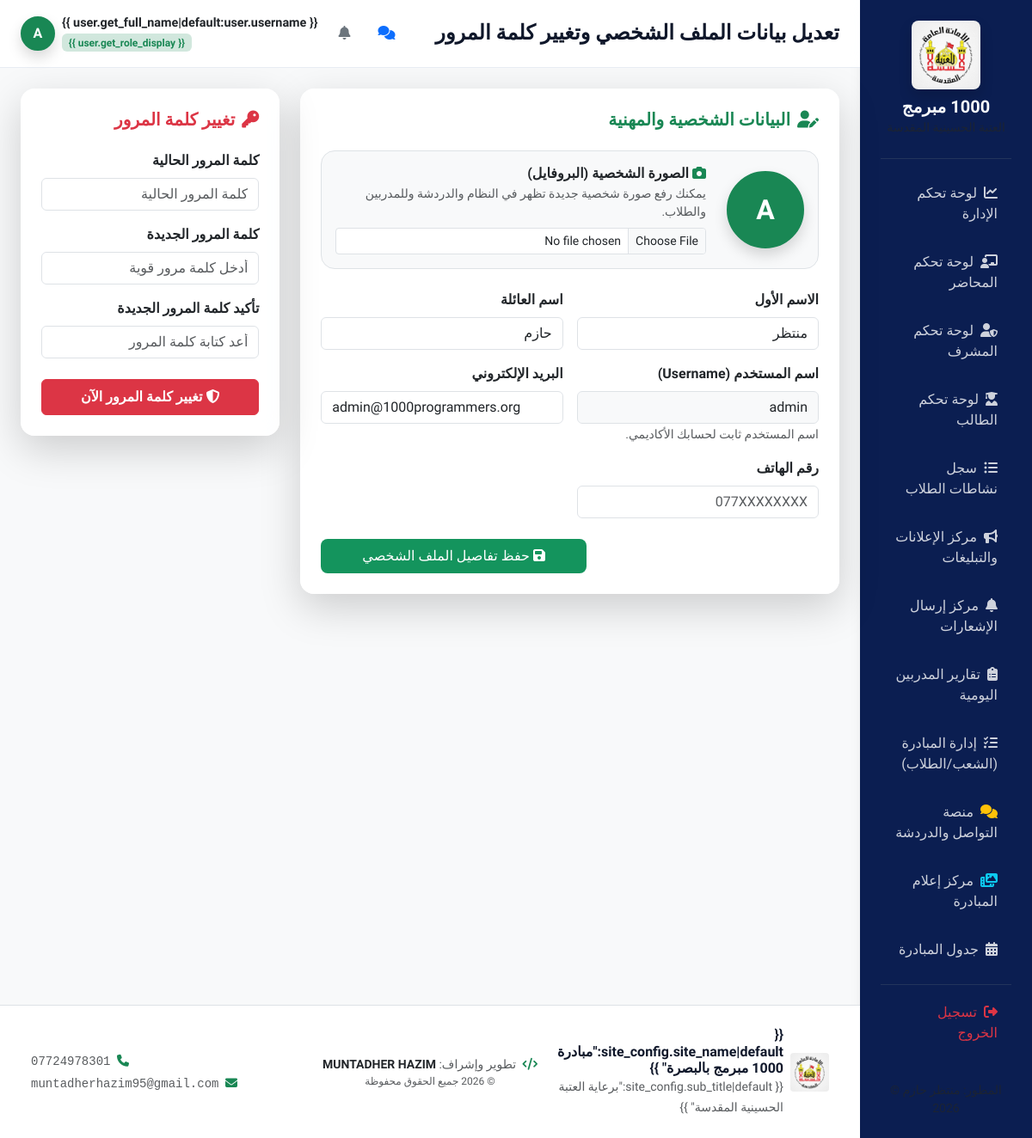
The page /profile/edit/ (signed in) on the database as committed earlier.
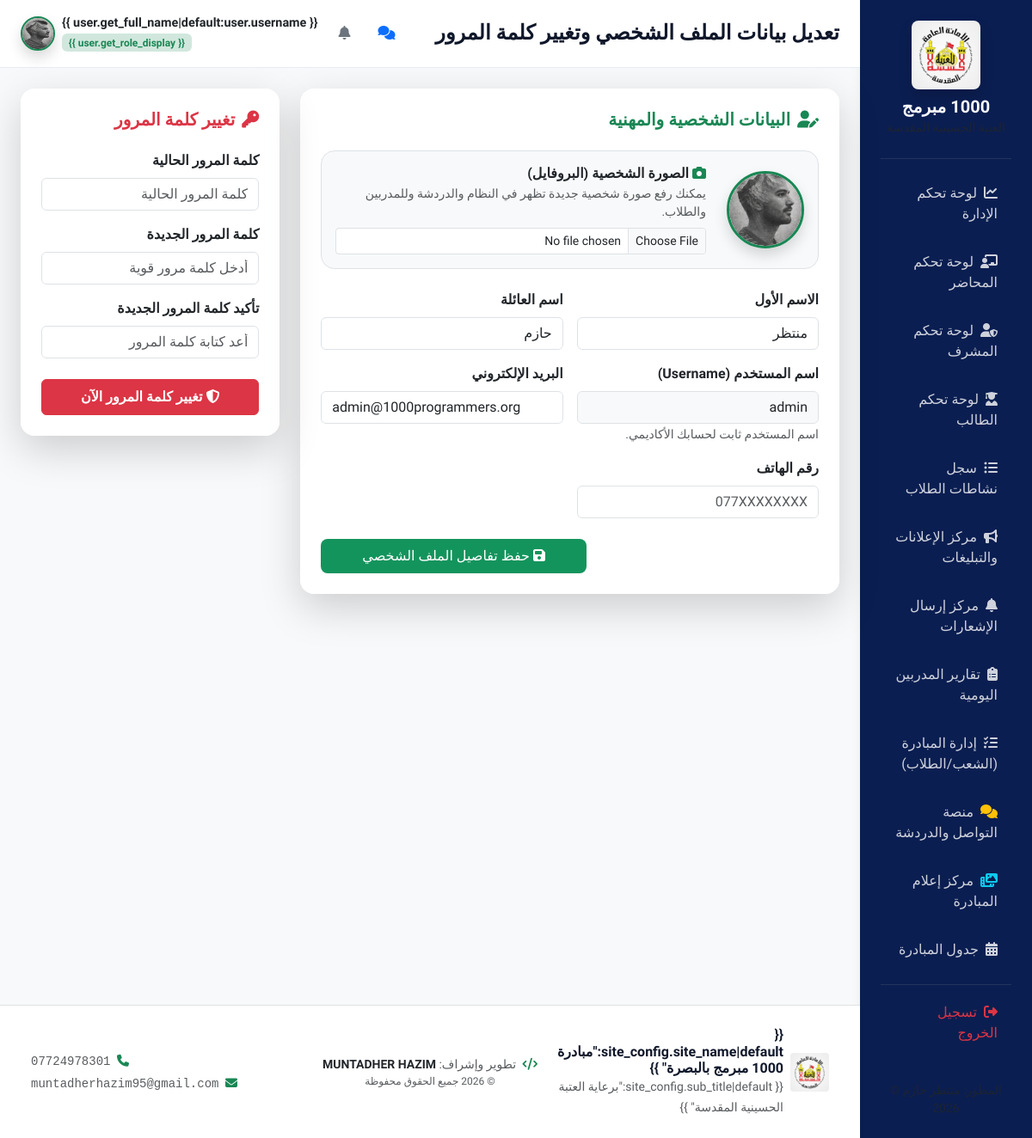
The same page on the database as committed later.
### apps/users/models.py (models this page shows, shortened)
class CustomUser(AbstractUser):
    class Role(models.TextChoices):
        SUPER_ADMIN = 'super_admin', 'مسؤول النظام (Super Admin)'
        DIRECTOR = 'director', 'مدير المبادرة'
        TRAINING_OFFICER = 'training_officer', 'مسؤول التدريب'
        SUPERVISOR = 'supervisor', 'المشرف'
        LECTURER = 'lecturer', 'المحاضر'
        TRAINEE = 'trainee', 'المتدرب'
        VISITOR = 'visitor', 'الزائر'
    role = models.CharField(
        max_length=20,
        choices=Role.choices,
        default=Role.VISITOR,
        verbose_name="الدور الوظيفي"
    )
    phone_number = models.CharField(max_length=15, blank=True, null=True, verbose_name="رقم الهاتف")
    national_id = models.CharField(max_length=20, blank=True, null=True, verbose_name="الرقم الوطني")
    avatar = models.ImageField(upload_to='avatars/', blank=True, null=True, verbose_name="الصورة الشخصية")
    gender = models.CharField(
        max_length=10,
        choices=[('male', 'ذكر'), ('female', 'أنثى')],
        default='male',
        verbose_name="الجنس"
    )
    class Meta:
        verbose_name = "المستخدم"
        verbose_name_plural = "المستخدمون"

### apps/portal/views.py (the view, shortened to what this page needs)
# urls.py: path('profile/edit/', views.edit_profile_view, name='edit_profile'),
@login_required
def edit_profile_view(request):
    user = request.user
    trainee_profile = getattr(user, 'trainee_profile', None)
    lecturer_profile = getattr(user, 'lecturer_profile', None)
    context = {
        'user': user,
        'trainee_profile': trainee_profile,
        'lecturer_profile': lecturer_profile,
    }
    return render(request, 'portal/edit_profile.html', context)

### apps/portal/context_processors.py (called while the page is built)
def site_settings(request):
    config = SiteConfiguration.objects.first()
    if not config:
        config = SiteConfiguration.objects.create()
    context = {
        'site_config': config,
        'unread_notifications_count': 0,
        'all_notifications': []
    }
    if request.user.is_authenticated:
        unread = request.user.notifications.filter(is_read=False)
        context['unread_notifications_count'] = unread.count()
        context['all_notifications'] = request.user.notifications.all()[:10]
    return context

### templates/portal/edit_profile.html (shortened to what the changed rows need)
{% extends 'base.html' %}
{% block content %}
<div class="row g-4">
    <div class="col-lg-8">
        <div class="glass-card p-4 border-0 shadow-lg mb-4">
            <form method="POST" action="{% url 'portal:edit_profile' %}" enctype="multipart/form-data">
                <div class="d-flex align-items-center gap-4 mb-4 p-3 bg-light rounded-4 border">
                    <div class="position-relative">
                        {% if user.avatar %}
                            <img id="avatar-preview" src="{{ user.avatar.url }}" class="rounded-circle border border-3 border-success shadow" width="90" height="90" style="object-fit: cover;" alt="Avatar">
                        {% else %}
                            <div id="avatar-preview-fallback" class="bg-success text-white rounded-circle d-flex align-items-center justify-content-center shadow border border-3 border-success fw-bold fs-2" style="width: 90px; height: 90px;">
                                {{ user.username|slice:":1"|upper }}
                            </div>
                        {% endif %}
                    </div>
                </div>
                <div class="row g-3">
                    <div class="col-md-6">
                        <label class="form-label text-dark fw-bold">الاسم الأول</label>
                        <input type="text" name="first_name" class="form-control" value="{{ user.first_name }}" placeholder="الاسم الأول">
                    </div>
                    <div class="col-md-6">
                        <label class="form-label text-dark fw-bold">اسم العائلة</label>
                        <input type="text" name="last_name" class="form-control" value="{{ user.last_name }}" placeholder="اسم العائلة">
                    </div>
                    <div class="col-md-6">
                        <label class="form-label text-dark fw-bold">اسم المستخدم (Username)</label>
                        <input type="text" class="form-control bg-light" value="{{ user.username }}" readonly disabled>
                        <small class="text-muted">اسم المستخدم ثابت لحسابك الأكاديمي.</small>
                    </div>
                    <div class="col-md-6">
                        <label class="form-label text-dark fw-bold">البريد الإلكتروني</label>
                        <input type="email" name="email" class="form-control" value="{{ user.email }}" placeholder="email@domain.com">
                    </div>
                </div>
            </form>
        </div>
    </div>
</div>
{% endblock %}

### templates/base.html (shortened to what the changed rows need)
<!DOCTYPE html>
<html lang="ar" dir="rtl">
<head>
    <link rel="stylesheet" href="https://cdn.jsdelivr.net/npm/bootstrap@5.3.3/dist/css/bootstrap.rtl.min.css"
>
    <link rel="stylesheet" href="https://cdnjs.cloudflare.com/ajax/libs/font-awesome/6.5.1/css/all.min.css">
    <link rel="stylesheet" href="/static/css/styles.css">
    <link href="https://cdn.jsdelivr.net/npm/fullcalendar@6.1.11/index.global.min.css" rel="stylesheet">
    <link href="https://cdn.jsdelivr.net/npm/tom-select@2.3.1/dist/css/tom-select.bootstrap5.min.css" rel="stylesheet">
</head>
<body class="bg-light">
    <div class="d-flex min-vh-100 flex-column flex-md-row">
        <div class="flex-grow-1 d-flex flex-column" style="min-width: 0;">
            <nav class="navbar top-navbar navbar-expand-lg px-4 py-3 sticky-top">
                <div class="container-fluid p-0 d-flex justify-content-between align-items-center">
                    <div class="d-flex align-items-center gap-3">
                        {% if user.is_authenticated %}
                        <div class="dropdown">
                            <button
                                class="btn btn-link text-decoration-none d-flex align-items-center gap-2 p-0 border-0"
                                type="button" data-bs-toggle="dropdown" aria-expanded="false">
                                <div class="text-end d-none d-sm-block">
                                    <p class="m-0 fw-bold text-dark" style="font-size: 0.9rem;">{{
                                        user.get_full_name|default:user.username }}</p>
                                    <span class="badge bg-success-subtle text-success" style="font-size: 0.75rem;">{{
                                        user.get_role_display }}</span>
                                </div>
                                {% if user.avatar %}
                                <img src="{{ user.avatar.url }}"
                                    class="rounded-circle border border-2 border-success shadow" width="40" height="40"
                                    alt="Avatar">
                                {% else %}
                                <div class="bg-success text-white rounded-circle d-flex align-items-center justify-content-center shadow border border-2 border-success fw-bold"
                                    style="width: 40px; height: 40px;">
                                    {{ user.username|slice:":1"|upper }}
                                </div>
                                {% endif %}
                            </button>
                        </div>
                        {% else %}
                        <a href="{% url 'portal:login' %}" class="btn btn-primary-custom px-4">تسجيل الدخول</a>
                        {% endif %}
                    </div>
                </div>
            </nav>
            <main class="flex-grow-1 p-4">
                <div class="container-fluid p-0">
                    {% block content %}{% endblock %}
                </div>
            </main>
        </div>
    </div>
</body>
</html>

Rows that differ between the two databases and show on the page:
changed CustomUser "منتظر": avatar: picture added; username "A" → (not shown)
